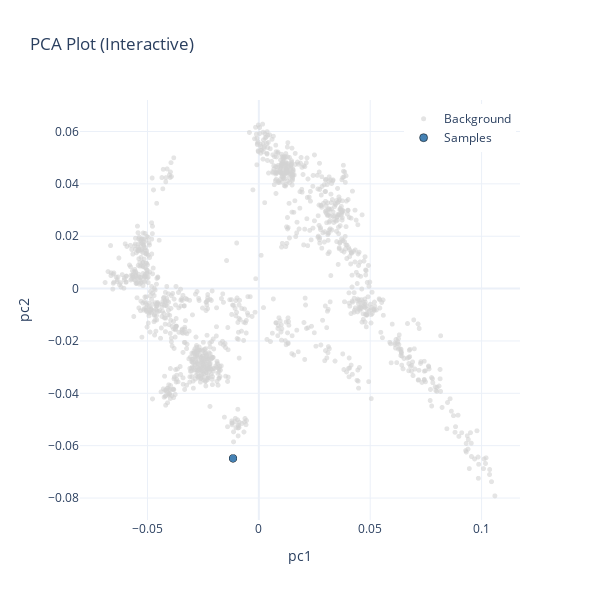

Notebook source saved alongside this figure:
### Code cell
test_all()

### Figure 1 — Plotly figure (JSON) as saved in the notebook; plotly's stock layout.template omitted (floating-point values rounded to 4 significant figures; data arrays with more than 128 entries replaced by an {"elided": "..."} marker saying what was removed)
{"data": [{"hovertemplate": "<b>%{text}</b><br>pc1: %{x}<br>pc2: %{y}<extra></extra>", "marker": {"color": "lightgray", "opacity": 0.6, "size": 5}, "mode": "markers", "name": "Background", "text": {"elided": "1250 str values"}, "type": "scattergl", "x": {"elided": "1250 float values"}, "y": {"elided": "1250 float values"}}, {"hovertemplate": "<b>%{text}</b><br>pc1: %{x}<br>pc2: %{y}<extra></extra>", "marker": {"color": "steelblue", "line": {"color": "black", "width": 0.5}, "size": 8}, "mode": "markers", "name": "Samples", "text": ["SUA002"], "type": "scattergl", "x": [-0.01158], "y": [-0.06484]}], "layout": {"height": 600, "legend": {"x": 0.99, "xanchor": "right", "y": 0.99, "yanchor": "top"}, "title": {"text": "PCA Plot (Interactive)"}, "width": 600, "xaxis": {"title": {"text": "pc1"}}, "yaxis": {"title": {"text": "pc2"}}}}
